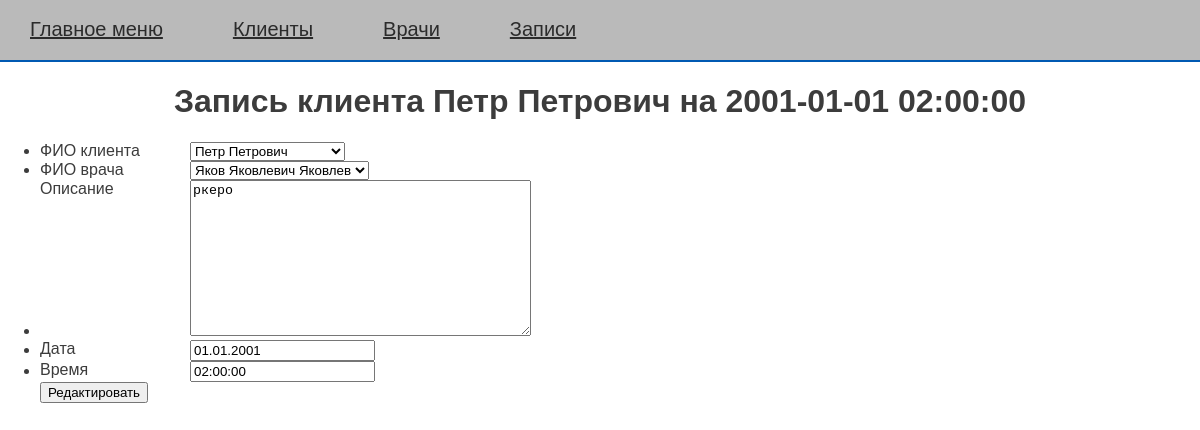
Page /edit-visit/2/ on the committed database.
### stomato_main/models.py (models this page shows, shortened)
class VisitsModel(models.Model):
    client = models.ForeignKey(ClientsModel, on_delete=models.CASCADE, verbose_name='ФИО клиента')
    doctor = models.ForeignKey(DoctorsModel, on_delete=models.PROTECT, verbose_name='ФИО врача')
    description = models.TextField(verbose_name='Описание')
    record_at_date = models.DateField(verbose_name='Дата')
    record_at_time = models.TimeField(verbose_name='Время')
    created_at = models.DateField(auto_now_add=True, verbose_name='Дата создания')
    objects = models.Manager()
    up_to_date = UpToDateVisitsManager()
    class Meta:
        verbose_name_plural = 'Записи'
        verbose_name = 'Запись'
        ordering = ['record_at_date', 'record_at_time', 'client', ]

### stomato_main/views.py (the view)
# urls.py: path('edit-visit/<int:visit_id>/', views.Visit.as_view(), name='visit'),
class Visit(RequiredMixin, UpdateView):
    model = VisitsModel
    template_name = 'stomato_main/visit-view.html'
    pk_url_kwarg = 'visit_id'
    fields = ['client', 'doctor', 'description',
              'record_at_date', 'record_at_time']
    success_url = reverse_lazy('visit_list')
    def get_context_data(self, **kwargs):
        context = super().get_context_data(**kwargs)
        context['title'] = (f'Запись клиента {self.object.client} на '
                            f'{self.object.record_at_date} {self.object.record_at_time}')
        return context

### stomato_main/models.py (called while the page is built)
    def get_queryset(self):
        return super().get_queryset().exclude(job_status=DoctorsModel.Status.DISMISSED)

    def __str__(self):
        return f'{self.fullname}'

    def __str__(self):
        return f'{self.fullname}'

### stomato_main/utils.py (called while the page is built)
    def get_context_data(self, **kwargs):
        context = super().get_context_data(**kwargs)
        context['top_menu'] = top_menu
        if self.title is not None:
            context['title'] = self.title
        return context

### stomato_main/templates/stomato_main/visit-view.html (shortened to what this page needs)
{% extends 'base.html' %}
{% block main_stomato %}
    <h1> {{ title }} </h1>
    <ul>
    <form action="" method="post">
    {% for v in form %}
        <li><label class="form" for="{{ v.id_for_form }}">{{ v.label }}</label>{{ v }}</li>
    {% endfor %}
    <button type="submit">Редактировать</button>
    </form>
    </ul>
{% endblock %}

### stomato_main/static/stomato_main/style.css (style rules this page uses)
html, body { font-family: 'Arial', serif; margin: 0; padding: 0; height: 100%; width: 100%; color: #3c3c3c; background: #ffffff; }
h1 { text-align: center; }
.form { display: inline-block; min-width: 150px; vertical-align: top; }

### rows in the picture
VisitsModel: form "Петр Петрович" "Яков Яковлевич Яковлев" "ркеро" "01.01.2001" "02:00:00"

### other values in the picture
{{ m.title }} "Главное меню" "Клиенты" "Врачи" "Записи"
{{ title }} "Запись клиента Петр Петрович на 2001-01-01 02:00:00"
{{ v.label }} "ФИО клиента" "ФИО врача" "Описание" "Дата" "Время"
